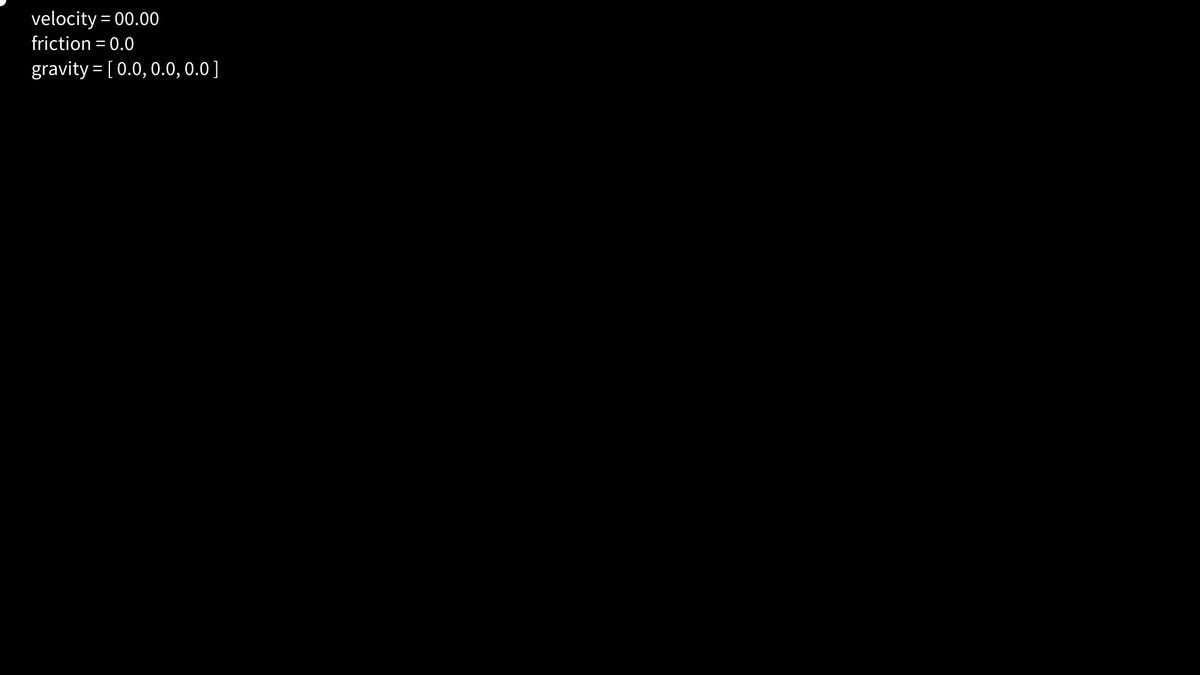
Frame 1 (no input)
Frame 60 (the mouse pressed at the canvas centre just before this capture): identical to frame 1, image omitted
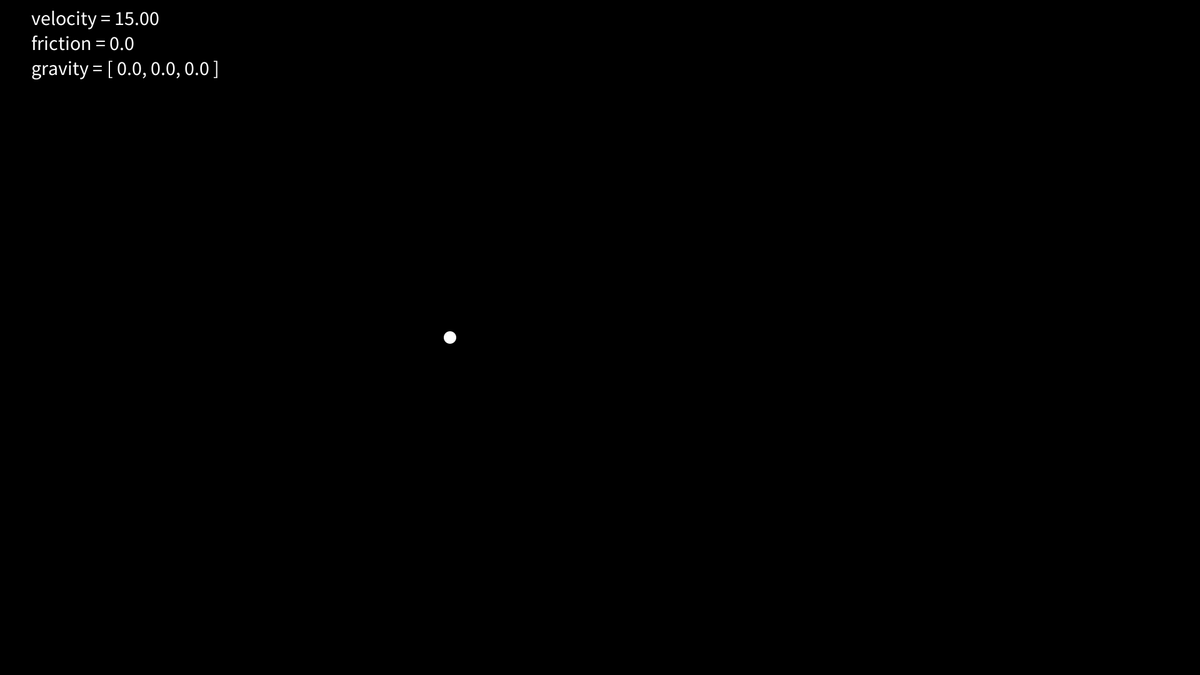
Frame 120 (the mouse held since frame 60 and released just before this capture)

The Processing sketch that drew these frames (run headless with seeded random() and noise(); from frame 60 on, the mouse is pressed at the canvas centre):

// Processing sketch: sketch_12_003
// ── sketch_12_003.pde
PVector force;         // 力
PVector acceleration;  // 加速度
PVector location;      // 位置
PVector velocity;      // 速度
PVector gravity;       // 重力
float mass;            // 質量
float friction;        // 摩擦力

void setup() {
  size(1920, 1080);
  frameRate(60);
  noStroke();
  // 位置，速度を初期化する
  location = new PVector(0.0, 0.0);
  velocity = new PVector(0.0, 0.0);
  acceleration = new PVector(0.0, 0.0);
  gravity = new PVector(0.0, 0.0);        // 重力に初期値として(0.0, 0.0)を設定する
  force = new PVector(12.0, 9.0);         // (12.0, 8.0)の力を加える
  mass = 1.0;                             // 質量は1.0に設定する
  friction = 0.0;                         // 摩擦力に初期値として0.0を設定する
  textSize(32);
}

void draw() {
  background(0);
  fill(255);
  acceleration.add(gravity);
  velocity.add(acceleration);
  velocity.mult(1.0 - friction);
  location.add(velocity);
  acceleration.set(0, 0);
  ellipse(location.x, location.y, 20, 20);

  text("velocity = " + nf(velocity.mag(), 2, 2), 50, 40);
  text("friction = " + friction, 50, 80);
  text("gravity = " + gravity, 50, 120);
}

void mousePressed() {
  acceleration = force.div(mass);
}

void keyPressed() {
  if( key == 'f' || key == 'F') {
    friction = 0.02;
  } else if ( key == 'g' || key == 'G') {
    gravity.set(0.0, 1.0);
  }
}
